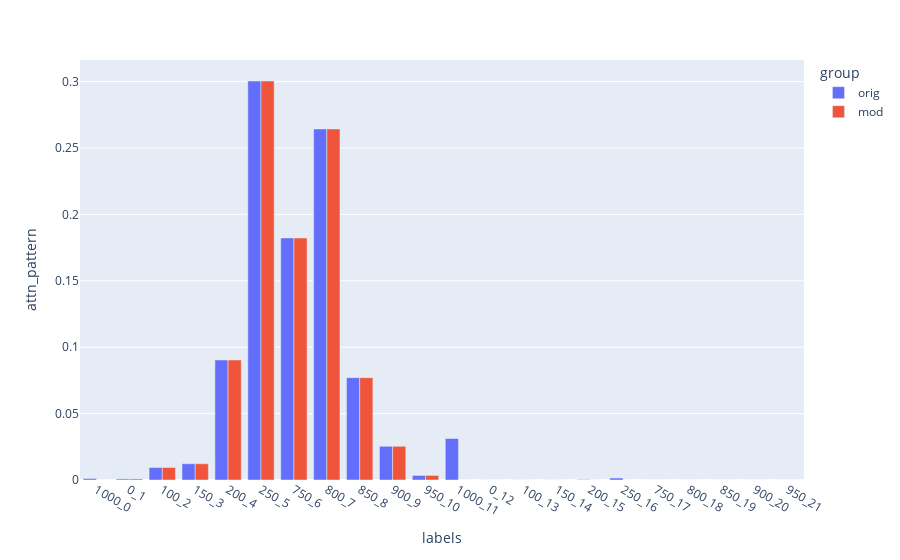
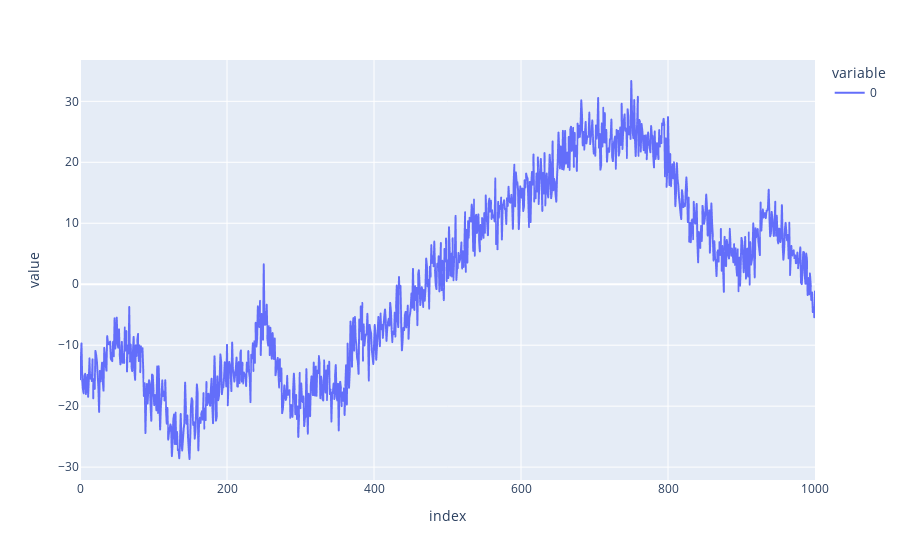
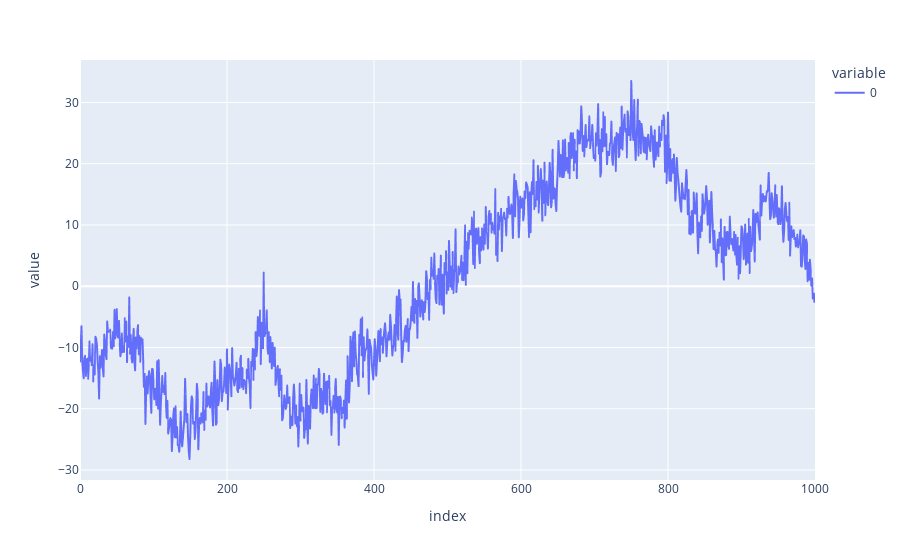

The cell these charts' notebook holds for them, in order:
### Markdown cell above
Looks like ablating the sorted values doesn't do anything. Somehow, the correct token is still predicted.

- there must be some way the model is deriving the current position without looking at the current token. maybe this is the BOS token?

### Code cell
orig_attn_pat = attention_pattern[0, 0, 16, :]
my_attn_pat = attention_pattern[0, 0, 16, :].clone()
my_attn_pat[12:17] = 0
my_attn_pat[0] = 0
my_attn_pat[11] = 0
print(my_attn_pat)

graph_attn_out_diff(orig_attn_pat, my_attn_pat)

### Figure 1 — Plotly figure (JSON) as saved in the notebook; plotly's stock layout.template omitted (floating-point values rounded to 4 significant figures)
{"data": [{"alignmentgroup": "True", "hovertemplate": "group=orig<br>labels=%{x}<br>attn_pattern=%{y}<extra></extra>", "legendgroup": "orig", "marker": {"color": "#636efa", "pattern": {"shape": ""}}, "name": "orig", "offsetgroup": "orig", "orientation": "v", "showlegend": true, "textposition": "auto", "type": "bar", "x": ["1000_0", "0_1", "100_2", "150_3", "200_4", "250_5", "750_6", "800_7", "850_8", "900_9", "950_10", "1000_11", "0_12", "100_13", "150_14", "200_15", "250_16", "750_17", "800_18", "850_19", "900_20", "950_21"], "xaxis": "x", "y": [0.001146, 0.000805, 0.0094, 0.01225, 0.09037, 0.3005, 0.1823, 0.2644, 0.07708, 0.02538, 0.003442, 0.03122, 3.945e-06, 2.936e-05, 2.864e-05, 0.0002903, 0.001486, 0, 0, 0, 0, 0], "yaxis": "y"}, {"alignmentgroup": "True", "hovertemplate": "group=mod<br>labels=%{x}<br>attn_pattern=%{y}<extra></extra>", "legendgroup": "mod", "marker": {"color": "#EF553B", "pattern": {"shape": ""}}, "name": "mod", "offsetgroup": "mod", "orientation": "v", "showlegend": true, "textposition": "auto", "type": "bar", "x": ["1000_0", "0_1", "100_2", "150_3", "200_4", "250_5", "750_6", "800_7", "850_8", "900_9", "950_10", "1000_11", "0_12", "100_13", "150_14", "200_15", "250_16", "750_17", "800_18", "850_19", "900_20", "950_21"], "xaxis": "x", "y": [0, 0.000805, 0.0094, 0.01225, 0.09037, 0.3005, 0.1823, 0.2644, 0.07708, 0.02538, 0.003442, 0, 0, 0, 0, 0, 0, 0, 0, 0, 0, 0], "yaxis": "y"}], "layout": {"autosize": true, "barmode": "group", "legend": {"title": {"text": "group"}, "tracegroupgap": 0}, "margin": {"t": 60}, "xaxis": {"anchor": "y", "autorange": true, "domain": [0, 1], "range": [-0.5, 21.5], "title": {"text": "labels"}, "type": "category"}, "yaxis": {"anchor": "x", "autorange": true, "domain": [0, 1], "range": [0, 0.3163], "title": {"text": "attn_pattern"}, "type": "linear"}}}

### Figure 2 — Plotly figure (JSON) as saved in the notebook; plotly's stock layout.template omitted (floating-point values rounded to 4 significant figures; data arrays with more than 128 entries replaced by an {"elided": "..."} marker saying what was removed)
{"data": [{"hovertemplate": "variable=0<br>index=%{x}<br>value=%{y}<extra></extra>", "legendgroup": "0", "line": {"color": "#636efa", "dash": "solid"}, "marker": {"symbol": "circle"}, "mode": "lines", "name": "0", "showlegend": true, "type": "scattergl", "x": {"elided": "1001 int values"}, "xaxis": "x", "y": {"elided": "1001 float values"}, "yaxis": "y"}], "layout": {"autosize": true, "legend": {"title": {"text": "variable"}, "tracegroupgap": 0}, "margin": {"t": 60}, "xaxis": {"anchor": "y", "autorange": true, "domain": [0, 1], "range": [0, 1000], "title": {"text": "index"}, "type": "linear"}, "yaxis": {"anchor": "x", "autorange": true, "domain": [0, 1], "range": [-32.11, 36.78], "title": {"text": "value"}, "type": "linear"}}}

### Figure 3 — Plotly figure (JSON) as saved in the notebook; plotly's stock layout.template omitted (floating-point values rounded to 4 significant figures; data arrays with more than 128 entries replaced by an {"elided": "..."} marker saying what was removed)
{"data": [{"hovertemplate": "variable=0<br>index=%{x}<br>value=%{y}<extra></extra>", "legendgroup": "0", "line": {"color": "#636efa", "dash": "solid"}, "marker": {"symbol": "circle"}, "mode": "lines", "name": "0", "showlegend": true, "type": "scattergl", "x": {"elided": "1001 int values"}, "xaxis": "x", "y": {"elided": "1001 float values"}, "yaxis": "y"}], "layout": {"autosize": true, "legend": {"title": {"text": "variable"}, "tracegroupgap": 0}, "margin": {"t": 60}, "xaxis": {"anchor": "y", "autorange": true, "domain": [0, 1], "range": [0, 1000], "title": {"text": "index"}, "type": "linear"}, "yaxis": {"anchor": "x", "autorange": true, "domain": [0, 1], "range": [-31.63, 36.93], "title": {"text": "value"}, "type": "linear"}}}
